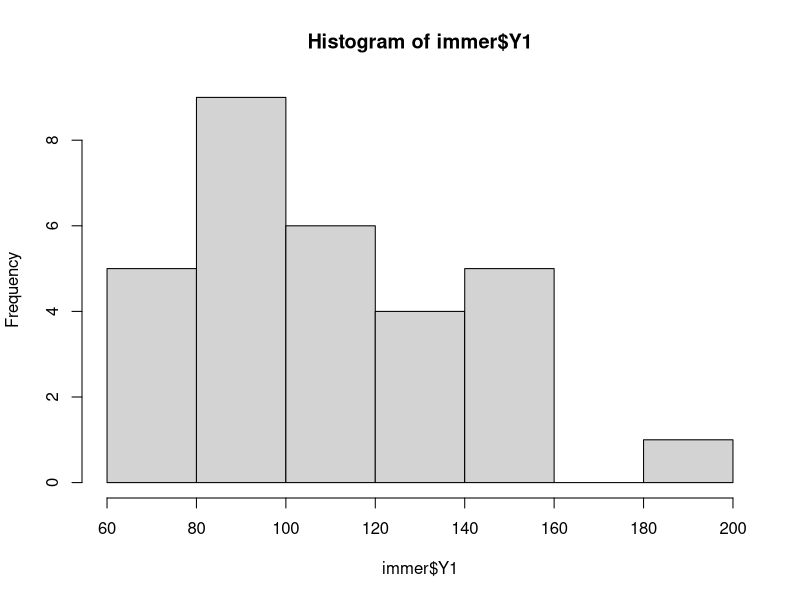
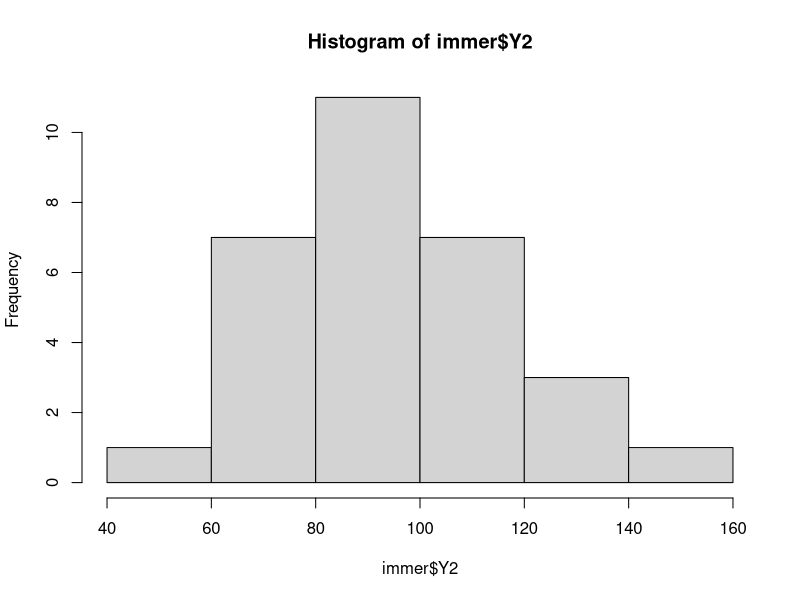
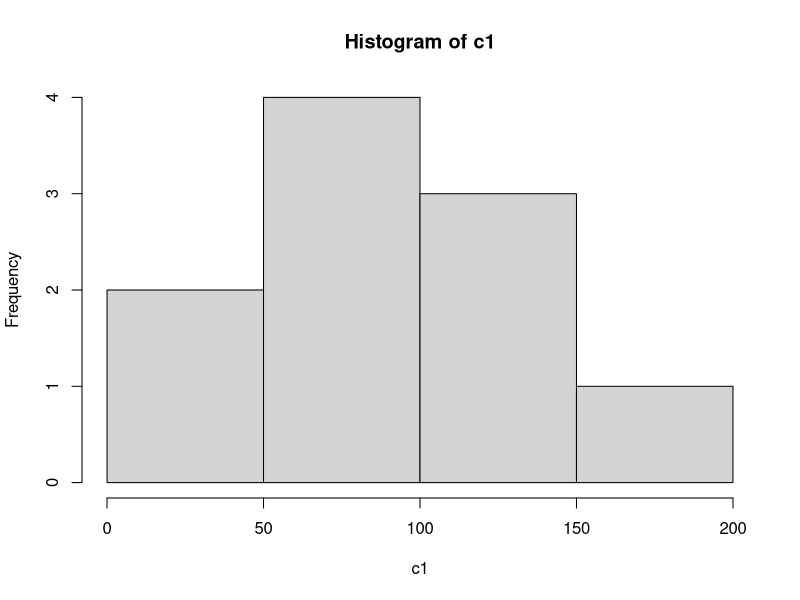
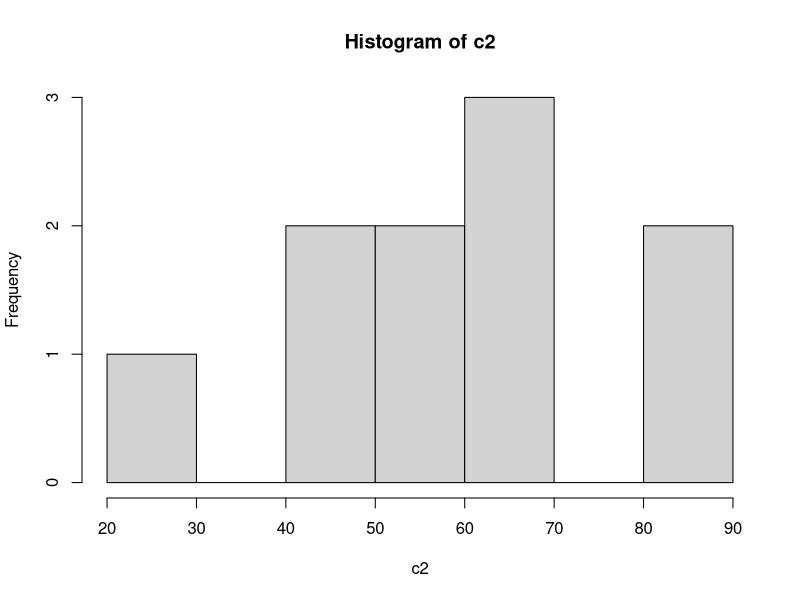
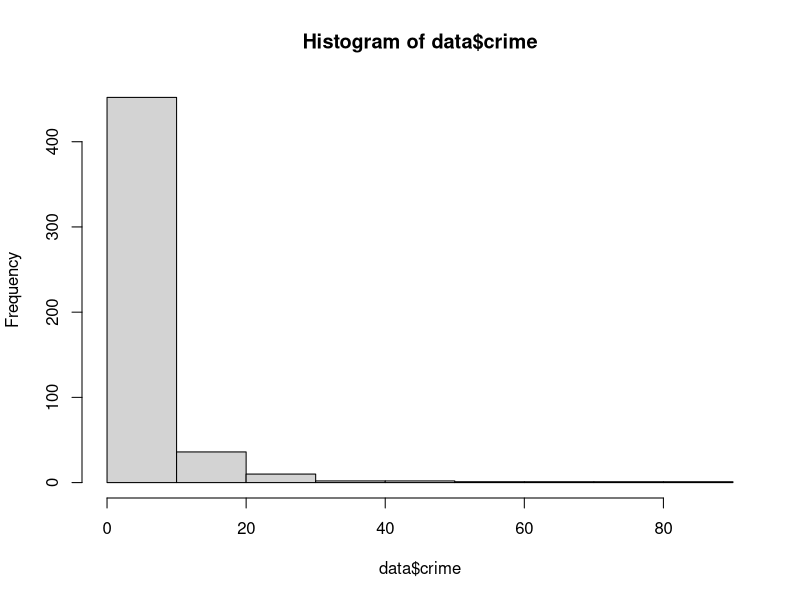
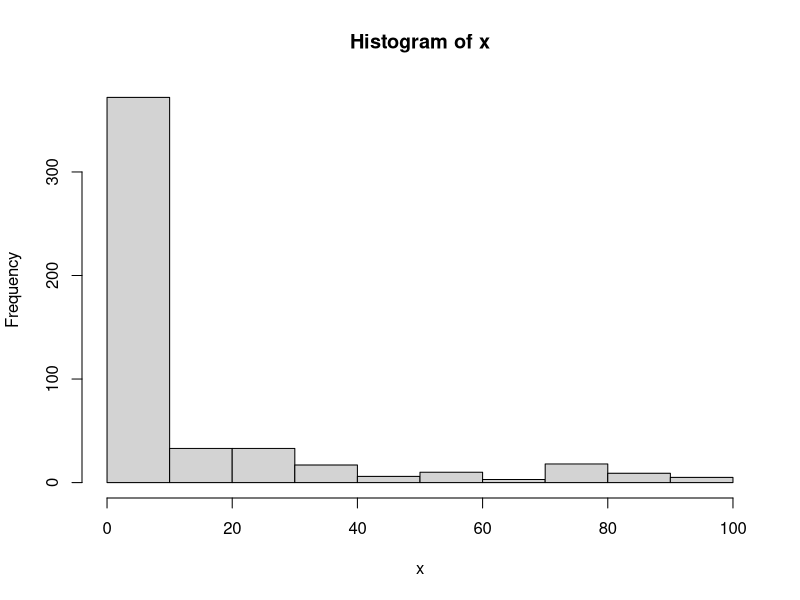
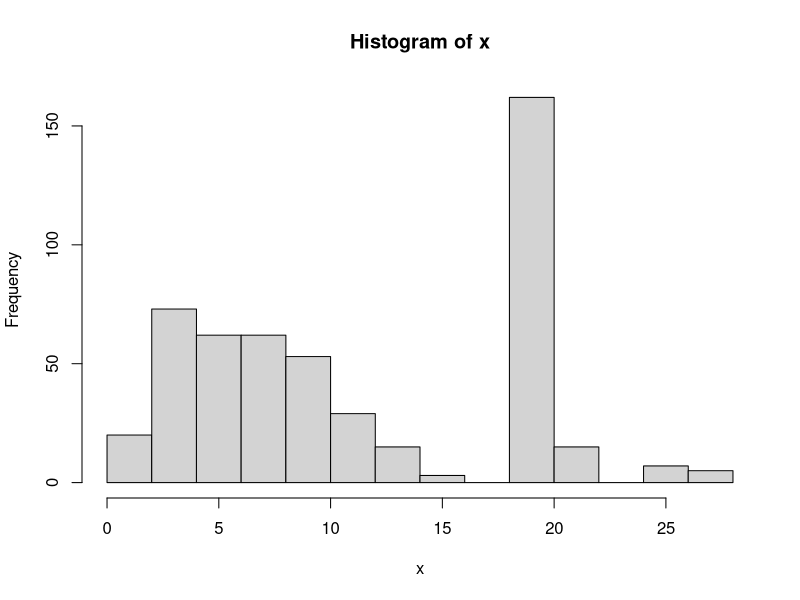
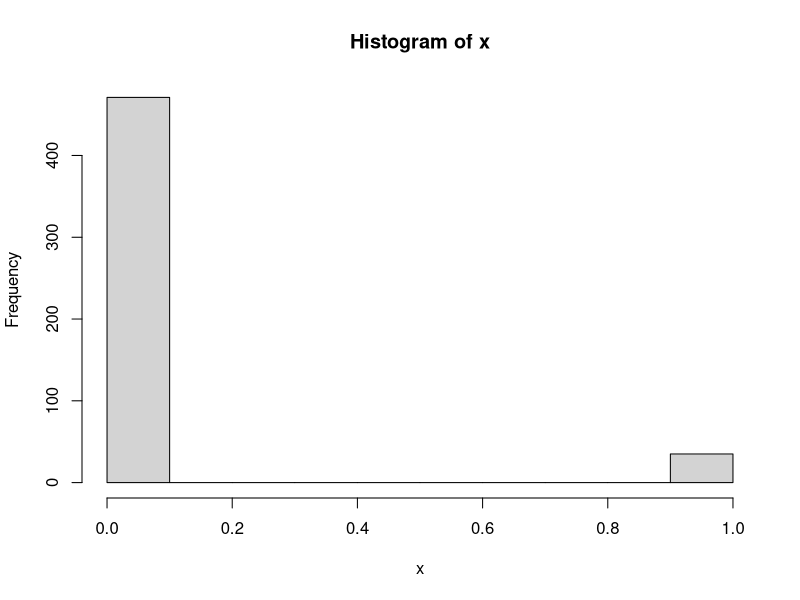

Here is the R script that generated these plots, in order:
## ---- chunk 1
knitr::opts_chunk$set(echo = TRUE)
## ---- chunk 2
library(MASS)
hist(immer$Y1)
hist(immer$Y2)
## ---- chunk 3
t.test(immer$Y1,immer$Y2,paired = TRUE)
## ---- chunk 4
x=immer$Y1-immer$Y2
binom.test(sum(x>0),length(x),0.5)
## ---- chunk 5
wilcox.test(x)
## ---- chunk 6
c1=c(91,46,108,99,110,105,191,57,34,81)
c2=c(81,51,63,51,46,45,66,64,90,28)
binom.test(sum(c1-c2>0),length(c1),0.5)
## ---- chunk 7
wilcox.test(c1-c2)
## ---- chunk 8
hist(c1)
hist(c2)
## ---- chunk 9
test=function(x){
  m=median(x)
  cat("median is",m,'\n')
  temp=x-m
  n=length(temp)
  print(binom.test(sum(temp>0),n,p=0.5))
  print(wilcox.test(temp))
}

data=read.table("boston.txt",head=TRUE)
## ---- chunk 10
hist(data$crime)
test(data$crime)
## ---- chunk 11
x=data$biglots
hist(x)
test(x)
## ---- chunk 12
x=data$industry
hist(x)
test(x)
## ---- chunk 13
x=data$river
hist(x)
test(x)
## ---- chunk 14
x=data$nox
hist(x)
test(x)
## ---- chunk 15
x=data$rooms
hist(x)
test(x)
## ---- chunk 16
x=data$age
hist(x)
test(x)
## ---- chunk 17
x=data$distance
hist(x)
test(x)
## ---- chunk 18
x=data$highway
hist(x)
test(x)
## ---- chunk 19
x=data$tax
hist(x)
test(x)
## ---- chunk 20
x=data$ptratio
hist(x)
test(x)
## ---- chunk 21
x=data$black
hist(x)
test(x)
## ---- chunk 22
x=data$lowstat
hist(x)
test(x)
## ---- chunk 23
x=data$value
hist(x)
test(x)
